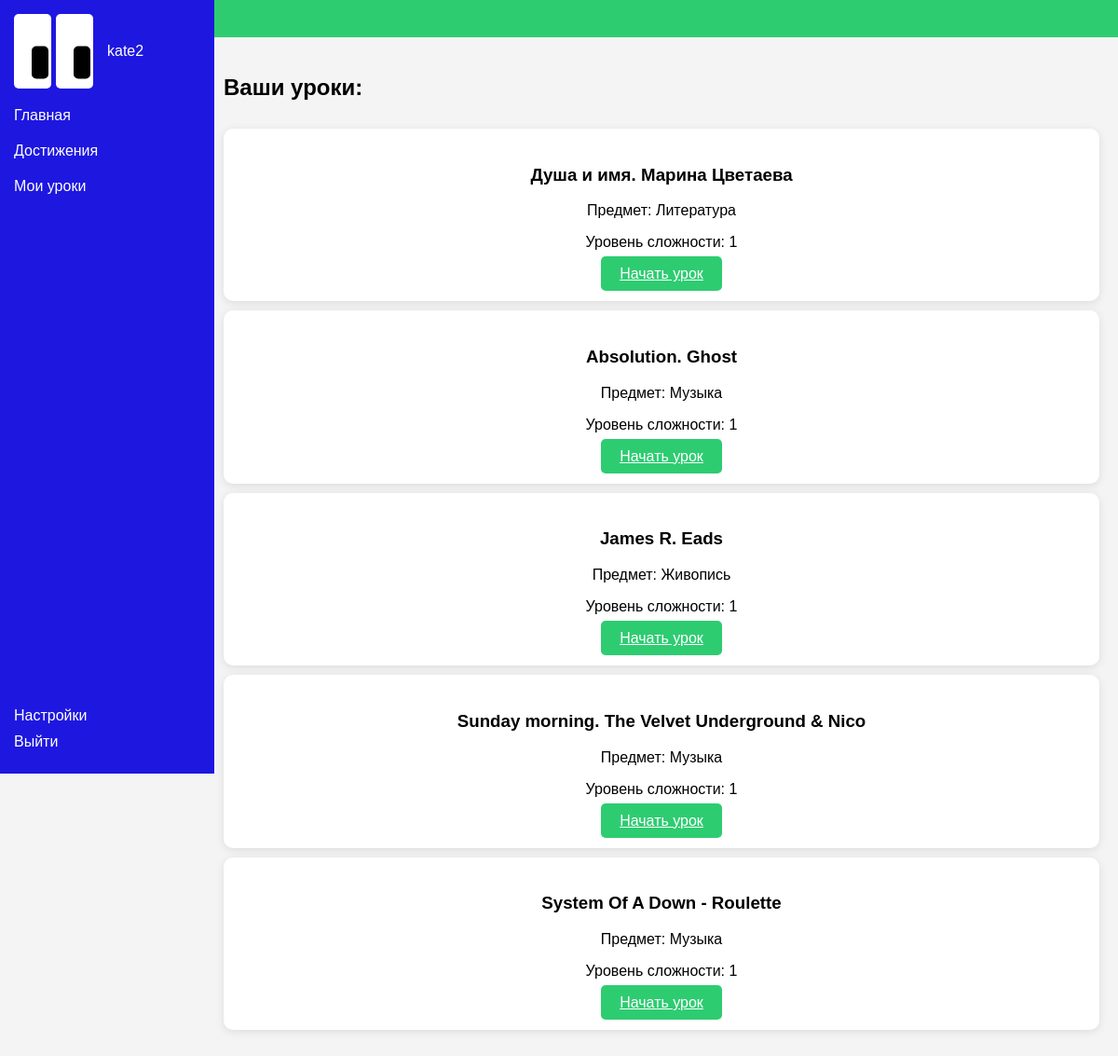
/my_lessons/ (signed in), run on the app's committed database.
### content/models.py (models this page shows)
class Lesson(models.Model):
    title = models.CharField(max_length=100)
    subject = models.CharField(max_length=50)
    content = models.TextField()
    difficulty_level = models.CharField(max_length=20)
    multimedia = models.FileField(upload_to='')

### content/views.py (the view)
# urls.py: path('my_lessons/', my_lessons_view, name='my_lessons'),
def my_lessons_view(request):
    lessons = Lesson.objects.all()
    return render(request, 'my_lessons.html', {'lessons': lessons})

### content/templates/my_lessons.html (shortened to what this page needs)
<!DOCTYPE html>
<html lang="ru">
<head>
</head>
<body>
<div class="header">
</div>
<div class="sidebar">
    <div class="header-content">
        <div class="rectangles">
            <div class="rectangle">
                <div class="black-rectangle"></div>
            </div>
            <div class="rectangle">
                <div class="black-rectangle"></div>
            </div>
        </div>
        <a href="{% url 'profile' request.user.id %}" id="username">{{ request.user.username }}</a>
    </div>
    <a href="{% url 'main_screen' %}">Главная</a>
    <a href="{% url 'achievements' %}">Достижения</a>
    <a href="{% url 'my_lessons' %}">Мои уроки</a>
    <div class="footer" style="margin-top: auto;">
        <a href="{% url 'user_settings' %}">Настройки</a>
        <a href="{% url 'logout' %}">Выйти</a>
    </div>
</div>
<div class="content">
    <div class="section">
        <h2>Ваши уроки:</h2>
        <div class="cards">
            {% for lesson in lessons %}
                <div class="card">
                    <h3>{{ lesson.title }}</h3>
                    <p>Предмет: {{ lesson.subject }}</p>
                    <p>Уровень сложности: {{ lesson.difficulty_level }}</p>
                    <a href="{% url 'learning_screen' lesson.id %}" class="button">Начать урок</a>
                </div>
            {% empty %}
                <p>Уроки не найдены.</p>
            {% endfor %}
        </div>
    </div>
</div>
</body>
</html>

### content/templates/my_lessons.html (style rules this page uses)
body { font-family: Arial, sans-serif; margin: 0; padding: 0; background-color: #f4f4f4; }
.header { background-color: #2ecc71; padding: 20px; color: white; text-align: right; }
.sidebar { width: 200px; background-color: #1e17e0; color: white; padding: 15px; height: 100vh; position: fixed; top: 0; display: flex; flex-direction: column; }
.header-content { display: flex; align-items: center; margin-bottom: 10px; }
.rectangles { display: flex; margin-right: 10px; }
.rectangle { background-color: white; width: 40px; height: 80px; border-radius: 5px; margin-right: 5px; position: relative; }
.black-rectangle { background-color: black; width: 18px; height: 35px; border-radius: 5px; position: absolute; top: 65%; left: 70%; transform: translate(-50%, -50%); }
.sidebar a { color: white; text-decoration: none; display: block; margin: 10px 0; }
.content { margin-left: 220px; padding: 20px; }
.section { margin-bottom: 20px; }
.cards { display: flex; flex-direction: column; padding: 10px 0; }
.card { background-color: white; border-radius: 10px; padding: 20px; box-shadow: 0 2px 10px rgba(0, 0, 0, 0.1); margin-bottom: 10px; text-align: center; }
.button { background-color: #2ecc71; color: white; border: none; padding: 10px 20px; border-radius: 5px; cursor: pointer; margin-top: 10px; }

### data on the page
Lesson: title "Душа и имя. Марина Цветаева", subject "Литература", difficulty_level "1"
Lesson: title "Absolution. Ghost", subject "Музыка", difficulty_level "1"
Lesson: title "James R. Eads", subject "Живопись", difficulty_level "1"
Lesson: title "Sunday morning. The Velvet Underground & Nico", subject "Музыка", difficulty_level "1"
Lesson: title "System Of A Down - Roulette", subject "Музыка", difficulty_level "1"

### other printed values
{{ request.user.username }} "kate2"
